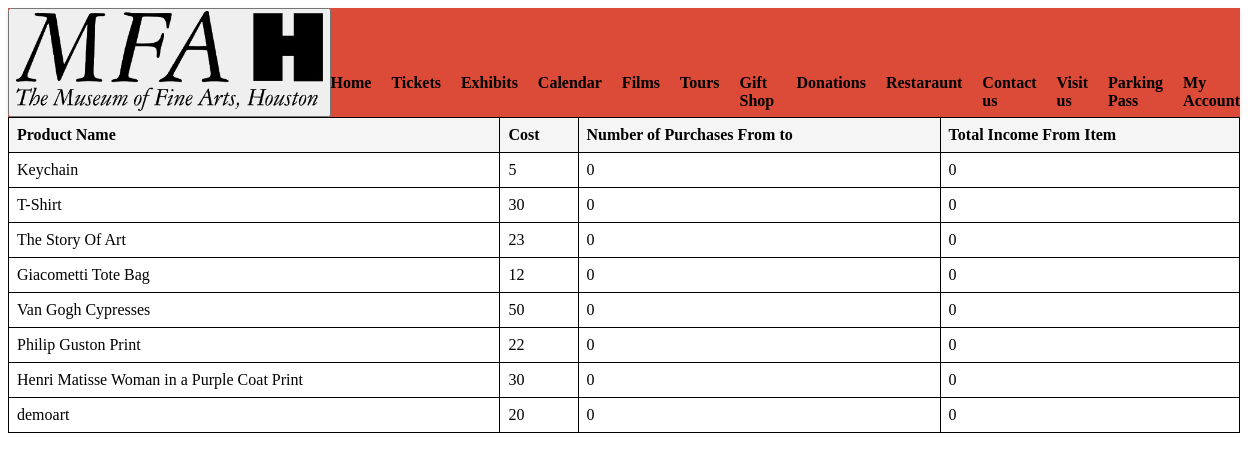
/generatedgiftreport.php (signed in), run on the app's committed database.
### tables this page shows
CREATE TABLE `GIFT_SHOP` (
  `Item_ID` int NOT NULL AUTO_INCREMENT,
  `Product_amt` int NOT NULL,
  `Product_name` varchar(80) NOT NULL,
  `Income_from_gift_shop` int NOT NULL DEFAULT '0',
  `Item_Cost` int NOT NULL,
  PRIMARY KEY (`Item_ID`)
);

### generatedgiftreport.php (the view, shortened to what this page needs)
<!DOCTYPE html>
<html lang="en">
    <head>
        <link rel="stylesheet" href="giftshopreport.css" type="text/css">
    </head>
<body>
<div class = "giftshoptable">
	<?php
	include 'header.php';
    $startdate = $_POST['startdate'];
    $enddate = $_POST['enddate'];
    $con = mysqli_connect('34.30.147.150', 'Taylor', 'thenumber1','museum');
    $item_query = "SELECT Product_name, Item_Cost FROM GIFT_SHOP";
    $item_result = mysqli_query($con, $item_query);
    $purchases = array();
    echo '<table>';
    echo '<tr><th>Product Name</th><th>Cost</th><th>Number of Purchases From ' . $startdate . ' to ' . $enddate . '</th><th>Total Income From Item</th></tr>';
    while ($row = mysqli_fetch_assoc($item_result)) {
        $item_name = $row['Product_name'];
        $cost = $row['Item_Cost'];
        $num_purchases = isset($purchases[$item_name]['num_purchases']) ? $purchases[$item_name]['num_purchases'] : 0;
        $total_income = isset($purchases[$item_name]['total_income']) ? $purchases[$item_name]['total_income'] : 0;
        echo "<tr><td>$item_name</td><td>$cost</td><td>$num_purchases</td><td>$total_income</td></tr>";
    }
    echo '</table>';
    ?>

### giftshopreport.css (style rules this page uses)
.giftshoptable table { border-collapse: collapse; width: 100%; border: 1px solid black; }
.giftshoptable td { text-align: left; padding: 8px; border-bottom: 1px solid black; border-right: 1px solid black; }
.giftshoptable th { text-align: left; padding: 8px; border-bottom: 1px solid black; border-right: 1px solid black; background-color: whitesmoke; }

### data on the page
gift_shop: Product_name "Keychain", Item_Cost "5", Product_name "0"
gift_shop: Product_name "T-Shirt", Item_Cost "30", Product_name "0"
gift_shop: Product_name "The Story Of Art", Item_Cost "23", Product_name "0"
gift_shop: Product_name "Giacometti Tote Bag", Item_Cost "12", Product_name "0"
gift_shop: Product_name "Van Gogh Cypresses", Item_Cost "50", Product_name "0"
gift_shop: Product_name "Philip Guston Print", Item_Cost "22", Product_name "0"
gift_shop: Product_name "Henri Matisse Woman in a Purple Coat Print", Item_Cost "30", Product_name "0"
gift_shop: Product_name "demoart", Item_Cost "20", Product_name "0"

### other printed values
$link_text "My Account"
